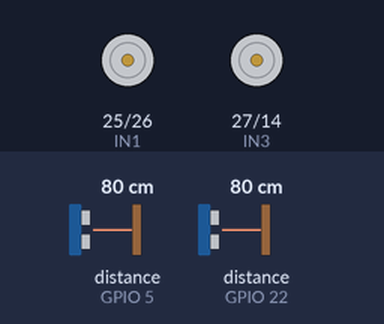
Recording of a sketch running on a simulated ESP32. Shown: motor-driver pin pairs drawn as motors (green arrow = first pin HIGH = forward, orange = second pin HIGH = backward, longer = more drive). Wiring (inferred from the names in the program): 2 × ultrasonic range finder: trigger GPIO 18, echo GPIO 5 / trigger GPIO 23, echo GPIO 22. The inputs (shaded band) are chosen by the test bench; at power-on: distance to the obstacle (sensors on GPIO 5, GPIO 22) 80 cm. The echo pulse lasts 58.3 µs per cm; what the sketch prints to the serial monitor is not drawn. At 5.9 s the program stops and its outputs stay as they are.

Above: at 4.2 s.
4.3 s: distance to the obstacle (sensor on GPIO 5) set to 2 cm
Timing chart, 0 to 7.3 s (numbered marks = the images above; inputs shaded):
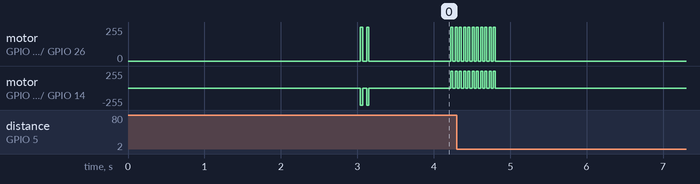

Measured:
- after the input at 4.3 s, motor on GPIO 25 (IN1) / GPIO 26 (IN2), motor on GPIO 27 (IN3) / GPIO 14 (IN4): goes on until 4.8 s, then stays stopped

The sketch:

robot.ino
```cpp
// ---------------- PINS MOTEURS (Pont-H / L298N) ----------------
const int IN1 = 25;
const int IN2 = 26;
const int IN3 = 27;
const int IN4 = 14;

// ---------------- PINS CAPTEURS ULTRASONS ----------------
// Capteur Lateral Gauche
const int trigLateralG = 23;
const int echoLateralG = 22;

// Capteur Arriere
const int trigArriere = 18;
const int echoArriere = 5;

// ---------------- SEUILS DE DISTANCE (en cm) ----------------
const int SEUIL_PLACE = 30;     // Espace détecté à gauche (> 30 cm)
const int SEUIL_ARRIERE = 10;   // Arrêt en marche arrière (<= 10 cm)

// ---------------- PARAMÈTRES DE TEMPS ----------------
const unsigned long TEMPS_ROTATION = 600;        // Durée de la rotation à droite (ms)
const unsigned long TEMPS_MAX_RECHERCHE = 20000;  // Limite de recherche de place (20s)
const unsigned long TEMPS_MAX_RECUL = 10000;     // Limite de marche arrière (10s)
const int NB_DETECTIONS_PLACE = 3;               // Validation de la place

// Prototypes de fonctions
long lireDistance(int trigPin, int echoPin);
void avancerLentement();
void reculerLentement();
void tournerDroiteLentement();
void arreter();
void afficherDistance(const char* nom, long distance);

// ---------------- SETUP ----------------

void setup() {
  Serial.begin(115200);

  // Configuration des broches moteurs
  pinMode(IN1, OUTPUT);
  pinMode(IN2, OUTPUT);
  pinMode(IN3, OUTPUT);
  pinMode(IN4, OUTPUT);

  // Configuration des broches capteurs (Gauche et Arriere)
  pinMode(trigLateralG, OUTPUT);
  pinMode(echoLateralG, INPUT);

  pinMode(trigArriere, OUTPUT);
  pinMode(echoArriere, INPUT);

  digitalWrite(trigLateralG, LOW);
  digitalWrite(trigArriere, LOW);

  arreter();

  Serial.println("===============================================");
  Serial.println("       ROBOT DE PARKING AUTONOME READY         ");
  Serial.println("===============================================");
  Serial.println("[SYSTEME] Initialisation terminee.");
  Serial.println("[SYSTEME] Demarrage dans 3 secondes...");
  delay(3000);
}

// ---------------- LOOP ----------------

void loop() {
  // ==========================================================
  // 1. RECHERCHE DE PLACE DE PARKING (GAUCHE)
  // ==========================================================
  Serial.println("\n-----------------------------------------------");
  Serial.println("[ETAPE 1] Mouvement : AVANCER LENTEMENT");
  Serial.println("[ETAPE 1] Objectif  : Obtenir " + String(NB_DETECTIONS_PLACE) + " lectures > " + String(SEUIL_PLACE) + " cm a gauche");
  Serial.println("-----------------------------------------------");

  unsigned long debutRecherche = millis();
  int detectionsPlace = 0;
  bool placeTrouvee = false;

  while (millis() - debutRecherche < TEMPS_MAX_RECHERCHE) {
    long dGauche = lireDistance(trigLateralG, echoLateralG);

    // Affichage de la distance pour suivi
    afficherDistance("Capteur GAUCHE", dGauche);

    // Confirmation de la présence d'une place (> 30 cm)
    if (dGauche > SEUIL_PLACE && dGauche != 999) {
      detectionsPlace++;
      Serial.println(" -> [DETECTION PLACE] Validation " + String(detectionsPlace) + "/" + String(NB_DETECTIONS_PLACE) + " (Espace libéré : " + String(dGauche) + " cm)");
    } else {
      if (detectionsPlace > 0) {
        Serial.println(" -> [DETECTION PLACE] Reinitialisation : Obstacle redetecte.");
      }
      detectionsPlace = 0;
    }

    if (detectionsPlace >= NB_DETECTIONS_PLACE) {
      placeTrouvee = true;
      Serial.println("\n[SUCCES ETAPE 1] Place de parking validee !");
      break;
    }

    // Avancer d'un pas lent
    avancerLentement();
  }

  arreter();

  if (!placeTrouvee) {
    Serial.println("\n[ECHEC ETAPE 1] Temps limite de recherche atteint (" + String(TEMPS_MAX_RECHERCHE/1000) + "s).");
    Serial.println("[MOUVEMENT] ARRET DEFINITIF.");
    while (1);
  }

  Serial.println("[MOUVEMENT] Pause de 1 seconde avant la manœuvre de rotation...");
  delay(1000);

  // ==========================================================
  // 2. ROTATION À DROITE
  // ==========================================================
  Serial.println("\n-----------------------------------------------");
  Serial.println("[ETAPE 2] Mouvement : ROTATION A DROITE (LENTEMENT)");
  Serial.println("[ETAPE 2] Duree estimee : " + String(TEMPS_ROTATION) + " ms");
  Serial.println("-----------------------------------------------");

  unsigned long debutRotation = millis();
  while (millis() - debutRotation < TEMPS_ROTATION) {
    tournerDroiteLentement();
  }

  arreter();
  Serial.println("[SUCCES ETAPE 2] Rotation terminee.");
  Serial.println("[MOUVEMENT] Pause de 1 seconde avant la marche arriere...");
  delay(1000);

  // ==========================================================
  // 3. MARCHE ARRIÈRE DANS LA PLACE
  // ==========================================================
  Serial.println("\n-----------------------------------------------");
  Serial.println("[ETAPE 3] Mouvement : RECULER LENTEMENT");
  Serial.println("[ETAPE 3] Objectif  : Reculer jusqu'a " + String(SEUIL_ARRIERE) + " cm de l'obstacle arriere");
  Serial.println("-----------------------------------------------");

  unsigned long debutRecul = millis();

  while (millis() - debutRecul < TEMPS_MAX_RECUL) {
    long dArriere = lireDistance(trigArriere, echoArriere);
    afficherDistance("Capteur ARRIERE", dArriere);

    // Sécurité si la lecture échoue
    if (dArriere == 999) {
      arreter();
      Serial.println(" -> [AVERTISSEMENT] Mesure arriere invalide (hors portee). Pause temporaire.");
      delay(200);
      continue;
    }

    // Condition d'arrêt final (10 cm de l'obstacle)
    if (dArriere <= SEUIL_ARRIERE) {
      arreter();
      Serial.println("\n===============================================");
      Serial.println("    PARKING REUSSI ! DISTANCE FINAL = " + String(dArriere) + " cm");
      Serial.println("===============================================");
      Serial.println("[MOUVEMENT] ARRET FINAL DU ROBOT.");
      while (1); // Fin du programme
    }

    // Reculer d'un pas lent
    reculerLentement();
  }

  arreter();
  Serial.println("\n[ECHEC ETAPE 3] Temps maximal de recul atteint.");
  Serial.println("[MOUVEMENT] ARRET DEFINITIF.");
  while (1); // Fin du programme
}

// ---------------- MESURE HC-SR04 ----------------

long lireDistance(int trigPin, int echoPin) {
  digitalWrite(trigPin, LOW);
  delayMicroseconds(2);

  digitalWrite(trigPin, HIGH);
  delayMicroseconds(10);
  digitalWrite(trigPin, LOW);

  unsigned long duree = pulseIn(echoPin, HIGH, 25000); // Timeout ~4 mètres

  if (duree == 0) {
    return 999; // Code erreur "pas d'écho"
  }

  return (long)(duree * 0.0343 / 2.0);
}

void afficherDistance(const char* nom, long distance) {
  Serial.print("[MESURE] ");
  Serial.print(nom);
  Serial.print(" : ");
  if (distance == 999) {
    Serial.println("Hors portee / Aucun echo");
  } else {
    Serial.print(distance);
    Serial.println(" cm");
  }
}

// ---------------- COMMANDES MOTEURS (AVEC LOGS ET LENTEUR) ----------------

// Avance par petites impulsions (30ms activé / 40ms désactivé)
void avancerLentement() {
  Serial.println("   [MOTEURS] IMPULSION : Avancer (30ms ON / 40ms OFF)");
  digitalWrite(IN1, HIGH);
  digitalWrite(IN2, LOW);
  digitalWrite(IN3, LOW);
  digitalWrite(IN4, HIGH);
  delay(30);

  arreter();
  delay(40);
}

// Recule par petites impulsions (30ms activé / 40ms désactivé)
void reculerLentement() {
  Serial.println("   [MOTEURS] IMPULSION : Reculer (30ms ON / 40ms OFF)");
  digitalWrite(IN1, LOW);
  digitalWrite(IN2, HIGH);
  digitalWrite(IN3, HIGH);
  digitalWrite(IN4, LOW);
  delay(30);

  arreter();
  delay(40);
}

// Tourne à droite par petites impulsions (25ms activé / 30ms désactivé)
void tournerDroiteLentement() {
  Serial.println("   [MOTEURS] IMPULSION : Tourner a Droite (25ms ON / 30ms OFF)");
  digitalWrite(IN1, HIGH);
  digitalWrite(IN2, LOW);
  digitalWrite(IN3, HIGH);
  digitalWrite(IN4, LOW);
  delay(25);

  arreter();
  delay(30);
}

void arreter() {
  digitalWrite(IN1, LOW);
  digitalWrite(IN2, LOW);
  digitalWrite(IN3, LOW);
  digitalWrite(IN4, LOW);
}
```
